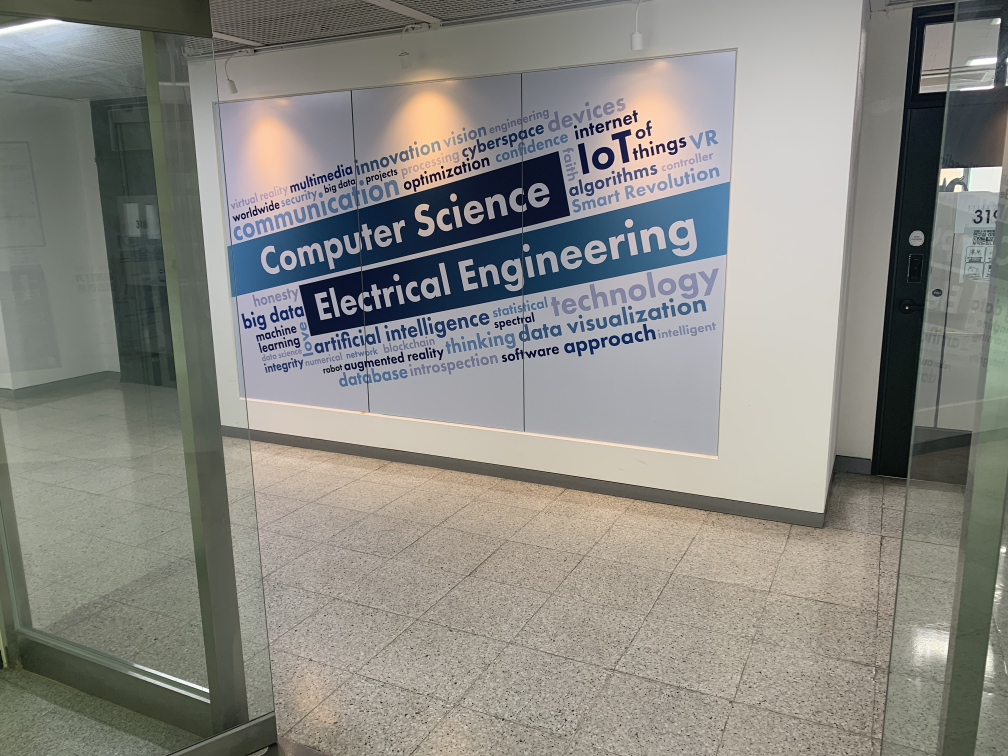
//> input picture opencv-setup/dataset/9_week_dataset/assets/input.jpg, 4032 x 3024 px (shown at 1/4 size)
$ ./exercise9   (built with g++ and OpenCV 4)
//> lines starting //> are read from the running program, lines starting //| are printed output that depends on the picture
#include <opencv2/opencv.hpp>
#include <iostream>

using namespace std;
using namespace cv;

int main()
{
    Mat query, image, descriptors1, descriptors2;
    Ptr<ORB> orbF = ORB::create(1000);
    vector<KeyPoint> keypoints1, keypoints2;
    vector< vector< DMatch> > matches; //DMatch is descriptor match
    vector< DMatch > goodMatches;
    BFMatcher matcher(NORM_HAMMING);
    Mat imgMatches;

    int i, k;
    float nndr;

    image = imread("/Users/kimjisue/Desktop/opencv/opencv-setup/dataset/9_week_dataset/assets/input.jpg");
//> image is the input picture: 3024 rows x 4032 cols, CV_8UC3; mean B, G, R 131.5, 136.9, 137.6
    query = imread("/Users/kimjisue/Desktop/opencv/opencv-setup/dataset/9_week_dataset/assets/query.jpg");
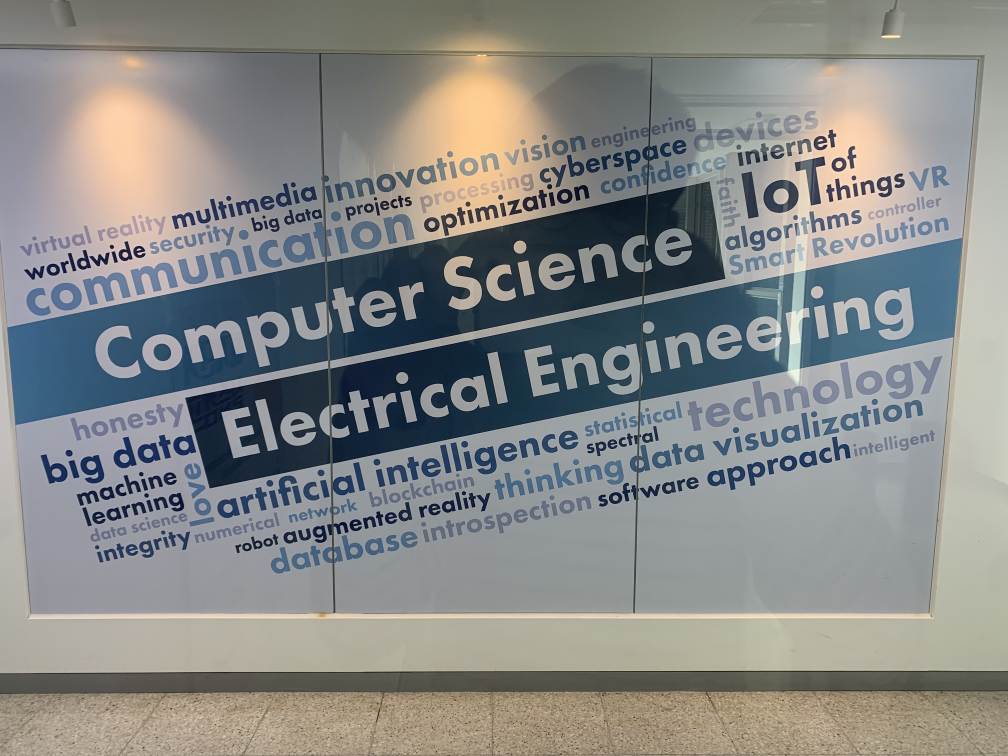
//> input picture opencv-setup/dataset/9_week_dataset/assets/query.jpg, 4032 x 3024 px (shown at 1/4 size)
//> query is the input picture: 3024 rows x 4032 cols, CV_8UC3; mean B, G, R 135.4, 136.8, 135.3
    resize(query, query, Size(640, 480));
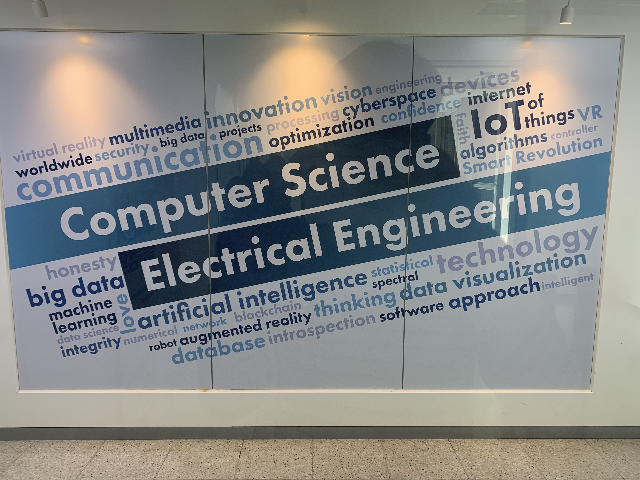
//> query: 480 rows x 640 cols, CV_8UC3; mean B, G, R 135.3, 136.8, 135.2
    resize(image, image, Size(640, 480));
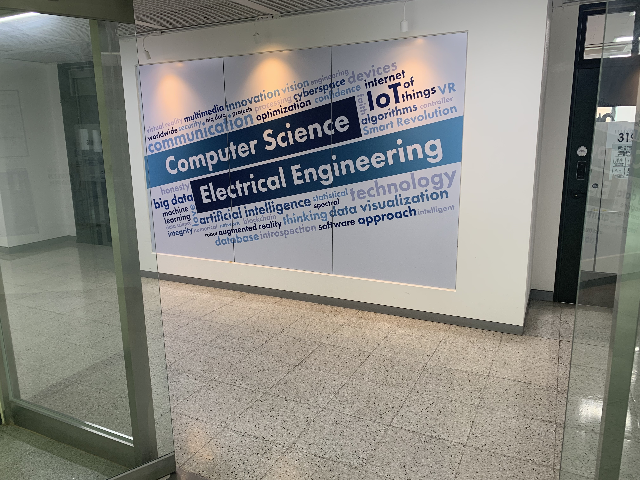
//> image: 480 rows x 640 cols, CV_8UC3; mean B, G, R 131.3, 136.8, 137.4

    if (query.empty() || image.empty())
        return -1;

    orbF->detectAndCompute(query, noArray(), keypoints1, descriptors1);
//> keypoints1 = 1000 keypoints; strongest (x, y, size): (88, 160, 31), (79, 162, 31), (52, 167, 31), (533, 103, 31)
    orbF->detectAndCompute(image, noArray(), keypoints2, descriptors2);
//> keypoints2 = 1000 keypoints; strongest (x, y, size): (426, 93, 31), (391, 76, 31), (427, 90, 31), (419, 92, 31)

    //KNN Matching(k-nearest neighbor matching)
    //Find best and second-best matches
    k = 2;
    matcher.knnMatch(descriptors1, descriptors2, matches, k);
//> matches = 1000 matches

    // Find out the best match is definitely better than the second-best match

    nndr = 0.6f;
    for (i = 0; i < matches.size(); i++) {
        if (matches.at(i).size() == 2 && matches.at(i).at(0).distance <= nndr * matches.at(i).at(1).distance){
            goodMatches.push_back(matches[i][0]);
        }
    }

    drawMatches(query, keypoints1, image, keypoints2, goodMatches, imgMatches, Scalar::all(-1), Scalar(-1), vector<char>(), DrawMatchesFlags::NOT_DRAW_SINGLE_POINTS);
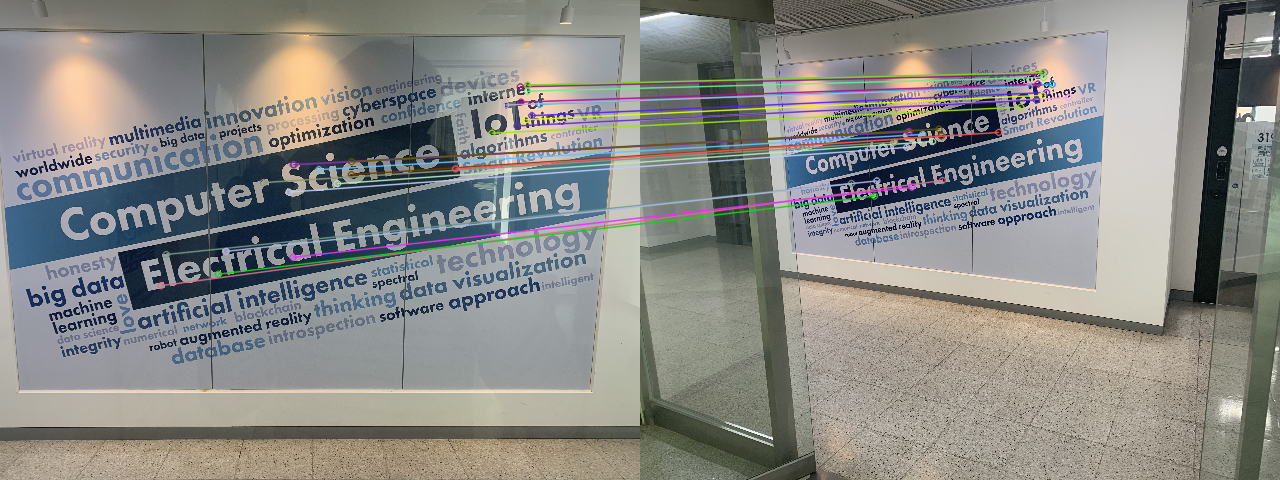
//> imgMatches: 480 rows x 1280 cols, CV_8UC3; mean B, G, R 133.8, 137.3, 137.1

    if (goodMatches.size() < 4) {
        cout << "Matching failed" << endl;
        return 0;
    }
    imshow("imgMatches", imgMatches);
    waitKey(0);
    }
